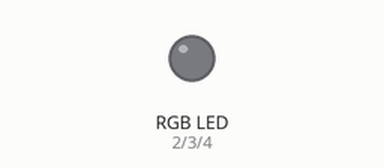
Bench run of a sketch on a simulated ESP32. Shown: an RGB LED mixed from three pins (HIGH = lit). WiFi joins after 1.5 s; servers stay silent unless stated; uploads are accepted with an empty reply; what the sketch prints to the serial monitor is not drawn.

Above: at 4.2 s.
At 9.4 s:
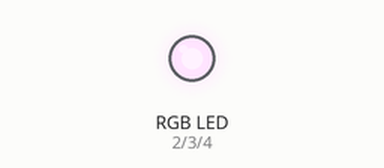
Timing chart, 0 to 10.9 s (numbered marks = the images above):
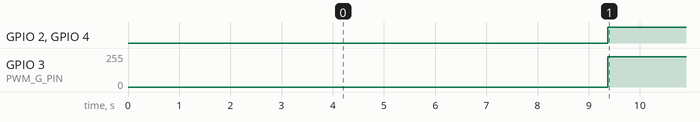

The sketch:

smart_lamp.ino
```cpp
#include <SPI.h>
#include <WiFi.h>

const uint16_t RESPONSE_TIMEOUT = 6000;
const uint16_t IN_BUFFER_SIZE = 3500; //size of buffer to hold HTTP request
const uint16_t OUT_BUFFER_SIZE = 1000; //size of buffer to hold HTTP response
const uint16_t JSON_BODY_SIZE = 3000;
char request[IN_BUFFER_SIZE];
char response[OUT_BUFFER_SIZE]; //char array buffer to hold HTTP request


const int PWM_R_PIN = 2;
const int PWM_G_PIN = 3;
const int PWM_B_PIN = 4;
const int PWM_FREQ = 10000;
const int pwm_r_channel = 0;
const int pwm_g_channel = 1;
const int pwm_b_channel = 2;
const int RESPONSE_INTERVAL = 5000;

const char NETWORK[] = "StataCenter";
const char PASSWORD[] = "";

uint8_t channel = 1; //network channel on 2.4 GHz
byte bssid[] = {0x04, 0x95, 0xE6, 0xAE, 0xDB, 0x41}; //6 byte MAC address of AP you're targeting.

int colors[3];
int response_timer;

void initWIFI() {
  //if using regular connection use line below:
  WiFi.begin(NETWORK, PASSWORD);
  //if using channel/mac specification for crowded bands use the following:
  //WiFi.begin(network, password, channel, bssid);

  uint8_t count = 0; //count used for Wifi check times
  Serial.print("Attempting to connect to ");
  Serial.println(NETWORK);
  while (WiFi.status() != WL_CONNECTED && count < 12) {
    delay(500);
    Serial.print(".");
    count++;
  }
  delay(2000);
  if (WiFi.isConnected()) { //if we connected then print our IP, Mac, and SSID we're on
    Serial.println("CONNECTED!");
    Serial.printf("%d:%d:%d:%d (%s) (%s)\n", WiFi.localIP()[3], WiFi.localIP()[2],
                  WiFi.localIP()[1], WiFi.localIP()[0],
                  WiFi.macAddress().c_str() , WiFi.SSID().c_str());
    delay(500);
  } else { //if we failed to connect just Try again.
    Serial.println("Failed to Connect :/  Going to restart");
    Serial.println(WiFi.status());
    ESP.restart(); // restart the ESP (proper way)
  }
}

void getColors() {
  request[0] = '\0'; //set 0th byte to null
  int offset = 0; //reset offset variable for sprintf-ing
  offset += sprintf(request + offset, "GET http://608dev-2.net/sandbox/sc/ahmadtak/server/server.py  HTTP/1.1\r\n");
  offset += sprintf(request + offset, "Host: 608dev-2.net\r\n");
  offset += sprintf(request + offset, "\r\n");
  do_http_request("608dev-2.net", request, response, OUT_BUFFER_SIZE, RESPONSE_TIMEOUT, false);
  Serial.printf("\nRESPONSE: %s", response);
  char * pch;
  int i = 0;
  pch = strtok(response, ",");
  while (pch != NULL) {
    colors[i] = atoi(pch);
    i++;
    pch = strtok (NULL, ",");
  }
}
void setColor(int red, int green, int blue) {

  ledcWrite(pwm_r_channel, (255 - red));
  ledcWrite(pwm_g_channel, (int) (0.90*(255 - green)));
  ledcWrite(pwm_b_channel, 255 - blue);
}

void setup() {
  Serial.begin(115200);           // Set up serial port
  delay(100);
  initWIFI();
  pinMode(PWM_R_PIN, OUTPUT);
  pinMode(PWM_G_PIN, OUTPUT);
  pinMode(PWM_B_PIN, OUTPUT);
  ledcSetup(pwm_r_channel, PWM_FREQ, 8);
  ledcAttachPin(PWM_R_PIN, pwm_r_channel);

  ledcSetup(pwm_g_channel, PWM_FREQ, 8);
  ledcAttachPin(PWM_G_PIN, pwm_g_channel);

  ledcSetup(pwm_b_channel, PWM_FREQ, 8);
  ledcAttachPin(PWM_B_PIN, pwm_b_channel);
  response_timer = millis();
}

void loop() {
  if (millis() - response_timer > RESPONSE_INTERVAL) {
    // put your main code here, to run repeatedly:
    getColors();
    Serial.printf("\n(%d, %d, %d)",  colors[0],colors[1], colors[2] );
    setColor(colors[0], colors[1], colors[2]);
    response_timer = millis();
  }
}
```

support_functions.ino
```cpp
/*----------------------------------
   char_append Function:
   Arguments:
      char* buff: pointer to character array which we will append a
      char c:
      uint16_t buff_size: size of buffer buff

   Return value:
      boolean: True if character appended, False if not appended (indicating buffer full)
*/
uint8_t char_append(char* buff, char c, uint16_t buff_size) {
  int len = strlen(buff);
  if (len > buff_size) return false;
  buff[len] = c;
  buff[len + 1] = '\0';
  return true;
}


/*----------------------------------
 * do_http_request Function:
 * Arguments:
 *    char* host: null-terminated char-array containing host to connect to
 *    char* request: null-terminated char-arry containing properly formatted HTTP request
 *    char* response: char-array used as output for function to contain response
 *    uint16_t response_size: size of response buffer (in bytes)
 *    uint16_t response_timeout: duration we'll wait (in ms) for a response from server
 *    uint8_t serial: used for printing debug information to terminal (true prints, false doesn't)
 * Return value:
 *    void (none)
 */
void do_http_request(char* host, char* request, char* response, uint16_t response_size, uint16_t response_timeout, uint8_t serial){
  WiFiClient client2;
  if (client2.connect(host, 80)) { //try to connect to host on port 80
    if (serial) Serial.print(request);//Can do one-line if statements in C without curly braces
    client2.print(request);
    memset(response, 0, response_size); //Null out (0 is the value of the null terminator '\0') entire buffer
    uint32_t count = millis();
    while (client2.connected()) { //while we remain connected read out data coming back
      client2.readBytesUntil('\n',response,response_size);
      if (serial) Serial.println(response);
      if (strcmp(response,"\r")==0) { //found a blank line!
        break;
      }
      memset(response, 0, response_size);
      if (millis()-count>response_timeout) break;
    }
    memset(response, 0, response_size);
    count = millis();
    while (client2.available()) { //read out remaining text (body of response)
      char_append(response,client2.read(),OUT_BUFFER_SIZE);
    }
    if (serial) Serial.println(response);
    client2.stop();
    if (serial) Serial.println("-----------");
  }else{
    if (serial) Serial.println("connection failed :/");
    if (serial) Serial.println("wait 0.5 sec...");
    client2.stop();
  }
}
```

Measured:
- by itself, GPIO 2 (PWM_R_PIN), GPIO 4 (PWM_B_PIN): LOW → HIGH at 9.4 s
- by itself, GPIO 3 (PWM_G_PIN): 0/255 → 228/255 at 9.4 s
